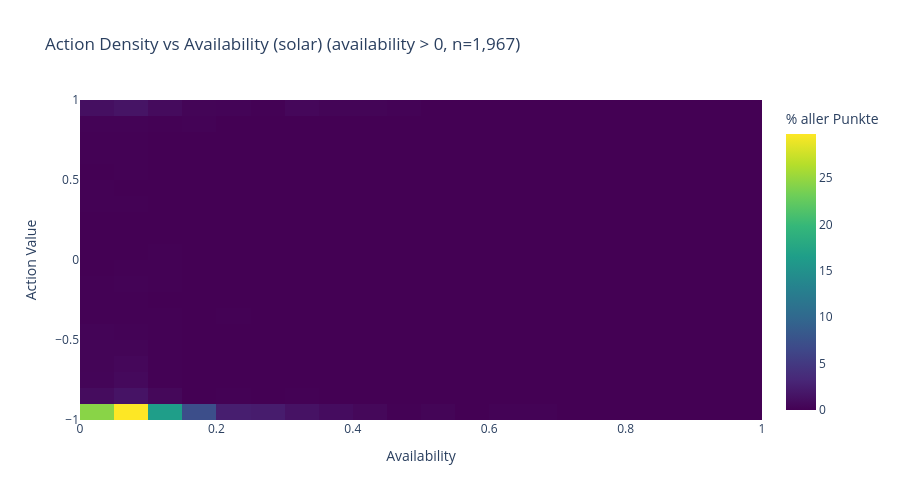

Notebook source saved alongside this figure:
### Code cell
# Action-Dichte vs. Verfuegbarkeit (normalisiert auf % aller Punkte)
def plot_density(df, title):
    df_clean = df[(df["availability"] > 0) & df[["availability", "actions_0"]].notna().all(axis=1)]
    x = df_clean["availability"].values
    y = df_clean["actions_0"].values
    total = len(x)

    counts, xedges, yedges = np.histogram2d(x, y, bins=[20, 20], range=[[0, 1], [-1, 1]])
    counts_pct = counts / total * 100

    fig = go.Figure(go.Heatmap(
        x=(xedges[:-1] + xedges[1:]) / 2,
        y=(yedges[:-1] + yedges[1:]) / 2,
        z=counts_pct.T, colorscale="Viridis",
        colorbar=dict(title="% aller Punkte"),
        hovertemplate="Availability: %{x:.2f}<br>Action: %{y:.2f}<br>Anteil: %{z:.2f}%<extra></extra>",
    ))
    fig.update_layout(
        title=f"{title} (availability > 0, n={total:,})",
        xaxis_title="Availability", yaxis_title="Action Value",
        yaxis=dict(range=[-1, 1]), xaxis=dict(range=[0, 1]), height=500,
    )
    fig.show()

plot_density(rl_merged[rl_merged["unit"].str.startswith("solar")], "Action Density vs Availability (solar)")
plot_density(rl_merged[rl_merged["unit"].str.startswith("wind")],  "Action Density vs Availability (wind)")

### Figure 1 — Plotly figure (JSON) as saved in the notebook; plotly's stock layout.template omitted (floating-point values rounded to 4 significant figures; data arrays with more than 128 entries replaced by an {"elided": "..."} marker saying what was removed)
{"data": [{"colorbar": {"title": {"text": "% aller Punkte"}}, "colorscale": [[0, "#440154"], [0.1111, "#482878"], [0.2222, "#3e4989"], [0.3333, "#31688e"], [0.4444, "#26828e"], [0.5556, "#1f9e89"], [0.6667, "#35b779"], [0.7778, "#6ece58"], [0.8889, "#b5de2b"], [1, "#fde725"]], "hovertemplate": "Availability: %{x:.2f}<br>Action: %{y:.2f}<br>Anteil: %{z:.2f}%<extra></extra>", "type": "heatmap", "x": [0.025, 0.075, 0.125, 0.175, 0.225, 0.275, 0.325, 0.375, 0.425, 0.475, 0.525, 0.575, 0.625, 0.675, 0.725, 0.775, 0.825, 0.875, 0.925, 0.975], "y": [-0.95, -0.85, -0.75, -0.65, -0.55, -0.45, -0.35, -0.25, -0.15, -0.05, 0.05, 0.15, 0.25, 0.35, 0.45, 0.55, 0.65, 0.75, 0.85, 0.95], "z": {"elided": "20x20 float values"}}], "layout": {"height": 500, "title": {"text": "Action Density vs Availability (solar) (availability > 0, n=1,967)"}, "xaxis": {"range": [0, 1], "title": {"text": "Availability"}}, "yaxis": {"range": [-1, 1], "title": {"text": "Action Value"}}}}
